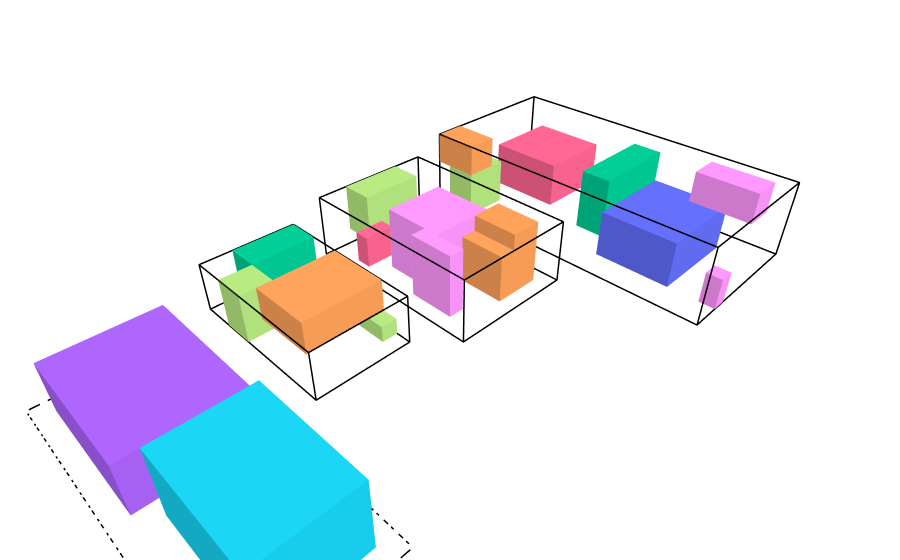

Here is the notebook cell this chart was saved with:
### Code cell
print(simulated_annealing_result)
draw_state(simulated_annealing_result.final_state)
